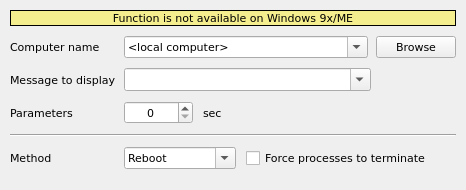
<?xml version="1.0" encoding="UTF-8"?>
<ui version="4.0">
 <class>RebootRemoteSystemWidget</class>
 <widget class="QWidget" name="RebootRemoteSystemWidget">
  <property name="geometry">
   <rect>
    <x>0</x>
    <y>0</y>
    <width>466</width>
    <height>190</height>
   </rect>
  </property>
  <property name="font">
   <font>
    <family>DejaVu Sans</family>
    <pointsize>8</pointsize>
   </font>
  </property>
  <property name="windowTitle">
   <string>Form</string>
  </property>
  <layout class="QFormLayout" name="formLayout">
   <property name="horizontalSpacing">
    <number>8</number>
   </property>
   <property name="verticalSpacing">
    <number>10</number>
   </property>
   <property name="leftMargin">
    <number>10</number>
   </property>
   <property name="topMargin">
    <number>10</number>
   </property>
   <property name="rightMargin">
    <number>10</number>
   </property>
   <property name="bottomMargin">
    <number>4</number>
   </property>
   <item row="0" column="0" colspan="2">
    <widget class="QLabel" name="lblFunctioIsNotAvailable">
     <property name="sizePolicy">
      <sizepolicy hsizetype="Preferred" vsizetype="Preferred">
       <horstretch>0</horstretch>
       <verstretch>0</verstretch>
      </sizepolicy>
     </property>
     <property name="autoFillBackground">
      <bool>false</bool>
     </property>
     <property name="styleSheet">
      <string notr="true">background-color: rgb(245, 238, 143);</string>
     </property>
     <property name="frameShape">
      <enum>QFrame::Panel</enum>
     </property>
     <property name="text">
      <string>Function is not available on Windows 9x/ME</string>
     </property>
     <property name="alignment">
      <set>Qt::AlignCenter</set>
     </property>
    </widget>
   </item>
   <item row="1" column="0">
    <widget class="QLabel" name="lblComputerName">
     <property name="text">
      <string>Computer name</string>
     </property>
     <property name="buddy">
      <cstring>cmbComputerName</cstring>
     </property>
    </widget>
   </item>
   <item row="1" column="1">
    <layout class="QHBoxLayout" name="horizontalLayout_3">
     <property name="spacing">
      <number>8</number>
     </property>
     <item>
      <widget class="QComboBox" name="cmbComputerName">
       <property name="sizePolicy">
        <sizepolicy hsizetype="Preferred" vsizetype="Preferred">
         <horstretch>0</horstretch>
         <verstretch>0</verstretch>
        </sizepolicy>
       </property>
       <property name="editable">
        <bool>true</bool>
       </property>
       <item>
        <property name="text">
         <string>&lt;local computer&gt;</string>
        </property>
       </item>
      </widget>
     </item>
     <item>
      <widget class="QPushButton" name="btnComputerName">
       <property name="sizePolicy">
        <sizepolicy hsizetype="Fixed" vsizetype="Preferred">
         <horstretch>0</horstretch>
         <verstretch>0</verstretch>
        </sizepolicy>
       </property>
       <property name="text">
        <string>Browse</string>
       </property>
      </widget>
     </item>
    </layout>
   </item>
   <item row="2" column="0">
    <widget class="QLabel" name="lblMessageToDisplay">
     <property name="text">
      <string>Message to display</string>
     </property>
     <property name="buddy">
      <cstring>cmbMessageToDisplay</cstring>
     </property>
    </widget>
   </item>
   <item row="2" column="1">
    <layout class="QHBoxLayout" name="horizontalLayout_2">
     <item>
      <widget class="QComboBox" name="cmbMessageToDisplay">
       <property name="sizePolicy">
        <sizepolicy hsizetype="Preferred" vsizetype="Preferred">
         <horstretch>0</horstretch>
         <verstretch>0</verstretch>
        </sizepolicy>
       </property>
       <property name="editable">
        <bool>true</bool>
       </property>
      </widget>
     </item>
     <item>
      <spacer name="horizontalSpacer">
       <property name="orientation">
        <enum>Qt::Horizontal</enum>
       </property>
       <property name="sizeType">
        <enum>QSizePolicy::Fixed</enum>
       </property>
       <property name="sizeHint" stdset="0">
        <size>
         <width>85</width>
         <height>23</height>
        </size>
       </property>
      </spacer>
     </item>
    </layout>
   </item>
   <item row="3" column="0">
    <widget class="QLabel" name="lblParameters">
     <property name="text">
      <string>Parameters</string>
     </property>
    </widget>
   </item>
   <item row="3" column="1">
    <layout class="QHBoxLayout" name="horizontalLayout">
     <property name="spacing">
      <number>10</number>
     </property>
     <item>
      <widget class="QSpinBox" name="spinParametrs">
       <property name="sizePolicy">
        <sizepolicy hsizetype="Fixed" vsizetype="Preferred">
         <horstretch>0</horstretch>
         <verstretch>0</verstretch>
        </sizepolicy>
       </property>
       <property name="alignment">
        <set>Qt::AlignCenter</set>
       </property>
       <property name="correctionMode">
        <enum>QAbstractSpinBox::CorrectToNearestValue</enum>
       </property>
       <property name="maximum">
        <number>360000</number>
       </property>
      </widget>
     </item>
     <item>
      <widget class="QLabel" name="label">
       <property name="sizePolicy">
        <sizepolicy hsizetype="Preferred" vsizetype="Preferred">
         <horstretch>0</horstretch>
         <verstretch>0</verstretch>
        </sizepolicy>
       </property>
       <property name="text">
        <string>sec</string>
       </property>
      </widget>
     </item>
    </layout>
   </item>
   <item row="4" column="0" colspan="2">
    <widget class="Line" name="line">
     <property name="orientation">
      <enum>Qt::Horizontal</enum>
     </property>
    </widget>
   </item>
   <item row="5" column="1">
    <layout class="QHBoxLayout" name="horizontalLayout_4" stretch="1,0">
     <property name="spacing">
      <number>10</number>
     </property>
     <property name="rightMargin">
      <number>25</number>
     </property>
     <item>
      <widget class="QComboBox" name="cmbMethod">
       <property name="sizePolicy">
        <sizepolicy hsizetype="Preferred" vsizetype="Preferred">
         <horstretch>0</horstretch>
         <verstretch>0</verstretch>
        </sizepolicy>
       </property>
       <property name="editable">
        <bool>true</bool>
       </property>
       <item>
        <property name="text">
         <string>Reboot</string>
        </property>
       </item>
       <item>
        <property name="text">
         <string>Shutdown</string>
        </property>
       </item>
      </widget>
     </item>
     <item>
      <widget class="QCheckBox" name="chkForceProcesses">
       <property name="sizePolicy">
        <sizepolicy hsizetype="Preferred" vsizetype="Fixed">
         <horstretch>0</horstretch>
         <verstretch>0</verstretch>
        </sizepolicy>
       </property>
       <property name="text">
        <string>Force processes to terminate</string>
       </property>
      </widget>
     </item>
    </layout>
   </item>
   <item row="5" column="0">
    <widget class="QLabel" name="lblMethod">
     <property name="text">
      <string>Method</string>
     </property>
    </widget>
   </item>
  </layout>
 </widget>
 <resources/>
 <connections/>
</ui>
